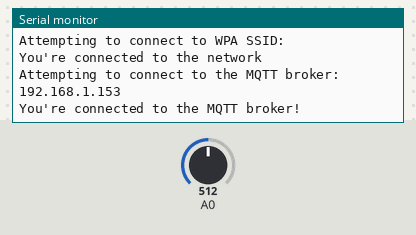
Bench run of a sketch on a simulated Arduino Uno R4 WiFi. Parts: the last lines printed to the serial monitor. The test bench sets the inputs (shaded band); at power-on: A0 = 512. WiFi joins after 1.5 s; servers stay silent unless stated; no MQTT or app messages arrive unless stated.

Above: at 2.7 s.
2.8 s: A0 set to 716
At 8.5 s:
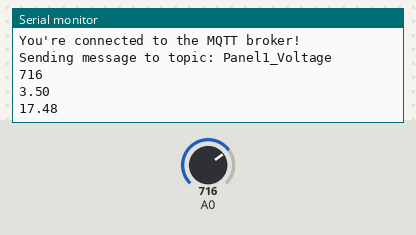
13.6 s: A0 set to 900
At 17.0 s:
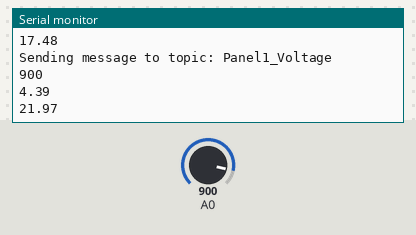
Timing chart, 0 to 18.5 s (numbered marks = the images above; inputs shaded):
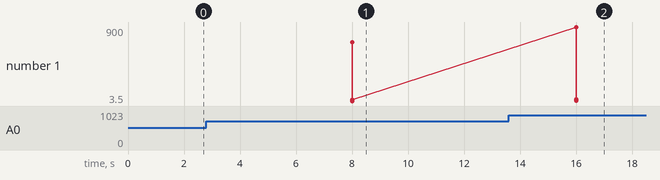

The sketch:

MQTT_Test_Publisher-Secure.ino
```cpp
//Code for EE5453 IOT project

#include <ArduinoMqttClient.h>
#include <WiFiS3.h>
#include "arduino_secrets.h"

///////Please enter your sensitive data in the Secret tab/arduino_secrets.h
char ssid[] = SECRET_SSID;    // your network SSID (name)
char pass[] = SECRET_PASS;    // your network password (use for WPA, or use as key for WEP)

WiFiClient wifiClient;
MqttClient mqttClient(wifiClient);

//IP and port of server host
const char broker[] = "192.168.1.153";
int        port     = 8885;

//Topic(s)
const char topic[]  = "Panel1_Voltage";

//Set interval for sending messages (milliseconds)
const long interval = 8000;
unsigned long previousMillis = 0;

int count = 0;

//ADC measured voltage
float adc_voltage = 0.0;

//Actual measured voltage
float in_voltage = 0.0;

//Voltage sensor resistances
float R1 = 30000; //Ohms
float R2 = 7500;  //Ohms

//Arduino reference voltage
float ref_voltage = 5.0;

//Raw ADC values
int adc_value = 0;

void setup() {
  //Initialize serial and wait for port to open:
  Serial.begin(9600);
  while (!Serial) {
    ; //Wait for serial port to connect. Needed for native USB port only
  }

  //Attempt to connect to Wifi network:
  Serial.print("Attempting to connect to WPA SSID: ");
  Serial.println(ssid);
  while (WiFi.begin(ssid, pass) != WL_CONNECTED) {
    // failed, retry
    Serial.print(".");
    delay(5000);
  }

  Serial.println("You're connected to the network");
  Serial.println();

  //Username and password to give to broker
  mqttClient.setUsernamePassword("panelvolt", "roadrunner");

  Serial.print("Attempting to connect to the MQTT broker: ");
  Serial.println(broker);

  if (!mqttClient.connect(broker, port)) {
    Serial.print("MQTT connection failed! Error code = ");
    Serial.println(mqttClient.connectError());

    while (1);
  }

  Serial.println("You're connected to the MQTT broker!");
  Serial.println();
}

void loop() {
  //Call poll() regularly to allow the library to send MQTT keep alive which
  //Avoids being disconnected by the broker
  mqttClient.poll();

  unsigned long currentMillis = millis();

  if (currentMillis - previousMillis >= interval) {
    //Save the last time a message was sent
    previousMillis = currentMillis;

    //Read analog input
    int adc_value = analogRead(A0);

    //Section below is for debugging. Subscriber will perform calcuations with transmitted data
    //Determine voltage at ADC input
    adc_voltage  = (adc_value * ref_voltage) / 1024.0;

    //Calculate voltage at divider input

    in_voltage = adc_voltage*(R1+R2)/R2;

    Serial.print("Sending message to topic: ");
    Serial.println(topic);
    Serial.println(adc_value);
    Serial.println(adc_voltage);
    Serial.println(in_voltage);

    //Send message, the Print interface can be used to set the message contents
    mqttClient.beginMessage(topic);
    mqttClient.print(adc_value);
    mqttClient.endMessage();


    Serial.println();
  }
}
```

arduino_secrets.h
```cpp
#define SECRET_SSID ""  //Your network SSID here
#define SECRET_PASS ""  //Your network password here
```

Measured:
- after the input at 2.8 s, the serial monitor: prints a new line after 5.2 s (image 1)
- after the input at 13.6 s, the serial monitor: prints a new line after 2.4 s (image 2)
- plotted number 1: 17.48 → 21.97 after the input at 13.6 s
